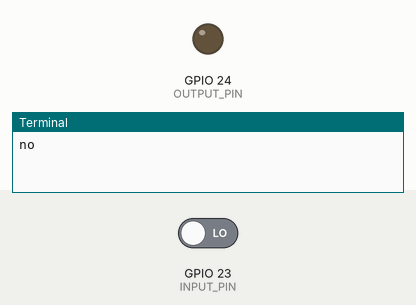
This program was run on a simulated Raspberry Pi (BCM pin numbers). Shown: output pins drawn as LEDs (lit = HIGH), the last lines printed to the terminal. The inputs (shaded band) are chosen by the test bench; at power-on: GPIO 23 (INPUT_PIN) LOW.

Above: at 1.2 s.
1.3 s: GPIO 23 (INPUT_PIN) driven HIGH
At 1.6 s:
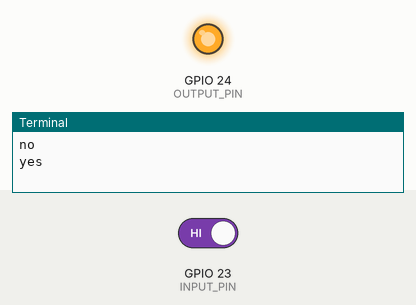
Timing chart, 0 to 4.3 s (numbered marks = the images above; inputs shaded):
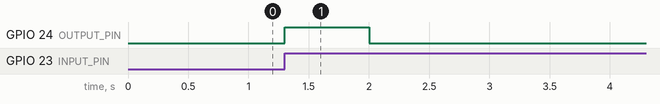

Measured:
- after the input at 1.3 s, GPIO 24 (OUTPUT_PIN): LOW → HIGH at once, → LOW 0.70 s later

The program:

read_pin.py
```python
#!/usr/bin/python

# https://thepihut.com/blogs/raspberry-pi-tutorials/raspberry-pi-gpio-sensing-motion-detection

#!/usr/bin/env python

from time import sleep  # Allows us to call the sleep function to slow down our loop
import RPi.GPIO as GPIO # Allows us to call our GPIO pins and names it just GPIO

GPIO.setmode(GPIO.BCM)  # Set's GPIO pins to BCM GPIO numbering
INPUT_PIN = 23  # 18           # Sets our input pin, in this example I'm connecting our button to pin 4. Pin 0 is the SDA pin so I avoid using it for sensors/buttons
GPIO.setup(INPUT_PIN, GPIO.IN)  # Set our input pin to be an input

OUTPUT_PIN = 24
GPIO.setup(OUTPUT_PIN, GPIO.OUT)

# Create a function to run when the input is high
def input(channel):
    print('yes')
    GPIO.output(OUTPUT_PIN, GPIO.HIGH)

GPIO.add_event_detect(INPUT_PIN, GPIO.RISING, callback=input, bouncetime=1000) # Wait for the input to go low, run the function when it does

# Start a loop that never ends
try:
    while True:
        print('no')
        GPIO.output(OUTPUT_PIN, GPIO.LOW)
        sleep(2)           # Sleep for a full second before restarting our loop
except KeyboardInterrupt:
        GPIO.cleanup()
```
